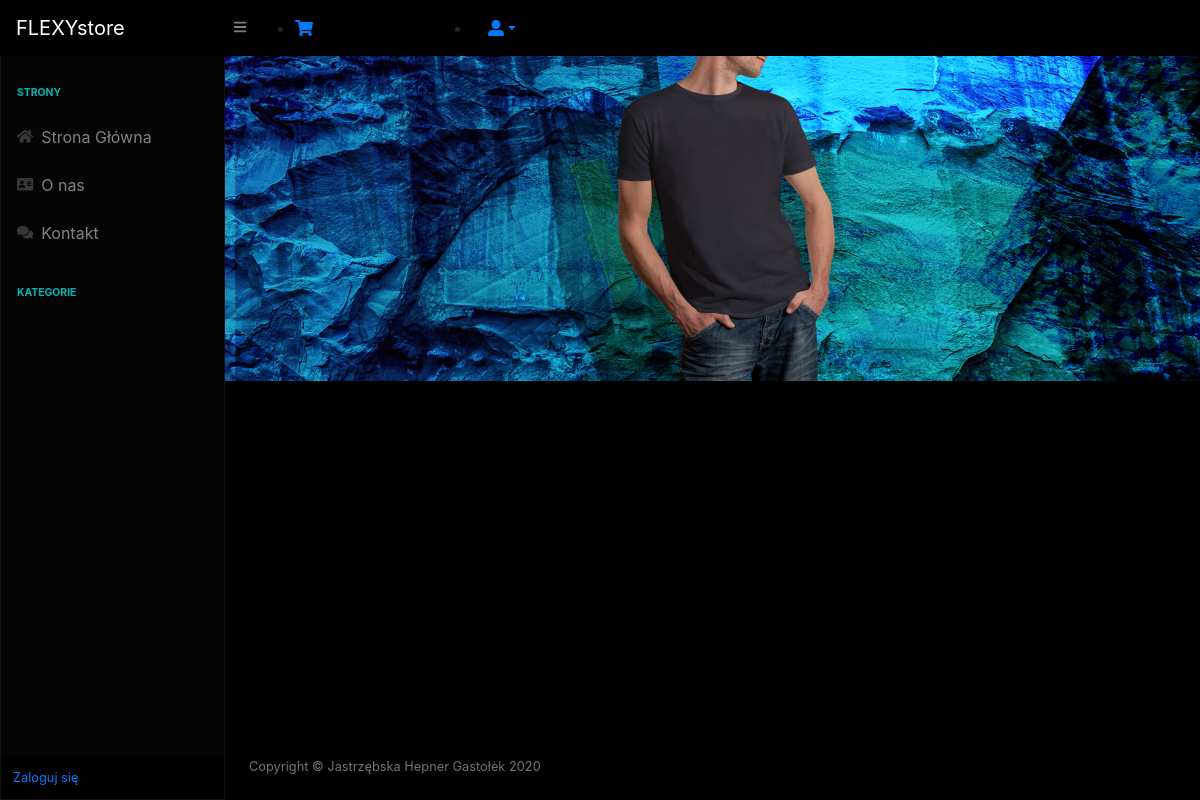
/, run on an earlier commit of the app's database.
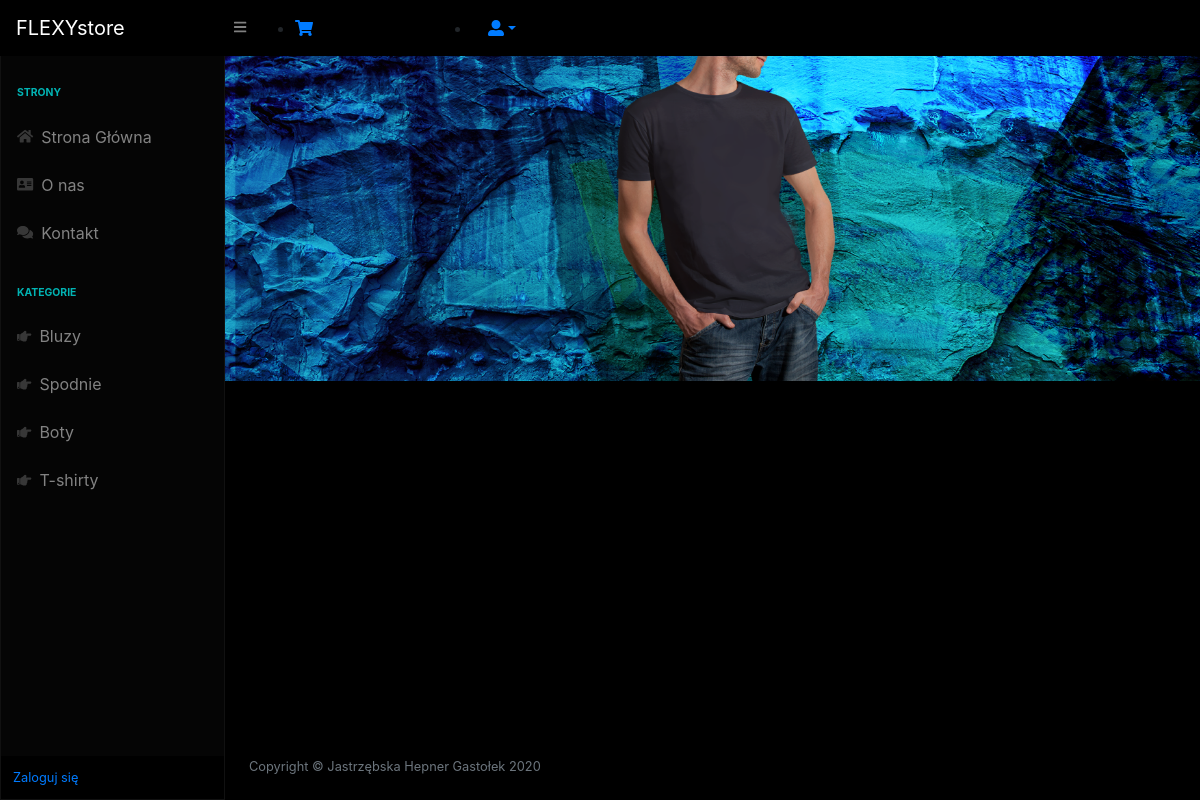
And on a later commit of the database.
### tables this page shows
CREATE TABLE `kategoria` (
  `id_kategoria` int NOT NULL primary key auto_increment,
  `nazwa` varchar(45) NOT NULL
);

### index.php (called while the page is built, shortened)
<?php
$page = isset($_GET['page']) && file_exists($_GET['page'] . '.php') ? $_GET['page'] : 'home';
include $page . '.php';
?>

### home.php (the view, shortened to what this page needs)
<?php
$kat = $pdo->prepare("SELECT *from kategoria");
$kat->execute();
$ka = $kat->fetchAll(PDO::FETCH_ASSOC);
?>
<!DOCTYPE html>
<html lang="en">
    <head>
        <link href="css/styles.css" rel="stylesheet" />
        <link href="https://cdn.datatables.net/1.10.20/css/dataTables.bootstrap4.min.css" rel="stylesheet" />
    </head>
    <body class="sb-nav-fixed">
        <nav class="sb-topnav navbar navbar-expand navbar-dark bg-dark">
            <a class="navbar-brand" href="#">FLEXYstore</a>
            <button class="btn btn-link btn-sm order-1 order-lg-0" id="sidebarToggle" href="#"><i class="fas fa-bars"></i></button>
                        <ul class="k">
                            <li class="nav-item dropdown">
                                <a href="index.php?page=cart"><i class="fas fa-shopping-cart"></i>
                                </a>
                            </li>
                        </ul>
            <ul class="u">
                <li class="nav-item dropdown">
                    <a class="nav-link dropdown-toggle" id="userDropdown" href="#" role="button" data-toggle="dropdown" aria-haspopup="true" aria-expanded="false"><i class="fas fa-user-alt"></i></a>
                </li>
            </ul>
        </nav>
        <div id="layoutSidenav">
            <div id="layoutSidenav_nav">
                <nav class="sb-sidenav accordion sb-sidenav-dark" id="sidenavAccordion">
                    <div class="sb-sidenav-menu">
                        <div class="nav">
                            <div class="sb-sidenav-menu-heading">Strony</div>
                            <a class="nav-link nav-active-link" href="index.php?page=home">
                                <div class="sb-nav-link-icon"><i class="fas fa-home"></i></div>
                                Strona Główna
                            </a>
                            <a class="nav-link" href="index.php?page=onas">
                                <div class="sb-nav-link-icon"><i class="fas fa-address-card"></i></div>
                                O nas
                            </a>
                            <a class="nav-link" href="index.php?page=kontakt">
                                <div class="sb-nav-link-icon"><i class="fas fa-comments"></i></div>
                                Kontakt
                            </a>
                            <div class="sb-sidenav-menu-heading">Kategorie</div>
                            <?php foreach($ka as $kate):?>
                            <a class="nav-link" href="index.php?page=kat&id_kategoria=<?=$kate['id_kategoria']?>">
                                <div class="sb-nav-link-icon"><i class="fas fa-hand-point-right"></i></div>
                                <?=$kate['nazwa']?>
                            </a>
                            <?php endforeach; ?>
                        </div>
                    </div>
                    <div class="sb-sidenav-footer">
                    <?php
                     if(isset($_SESSION['username'])){
                        echo"<div class='small'>"."Zalogowany jako:"."</div>";
                        echo $_SESSION["username"];
                     }
                     else{
                        echo "<div class='small'>"."<a href='logowanie.php'>"."Zaloguj się"."</a>"."</div>";
                     }
                    ?>
                    </div>
                </nav>
            </div>
            <div id="layoutSidenav_content">
                <main>
            <img class="img-fluid" src="img/background.png">
         <div class="offerts">
                </main>
                <footer class="py-4 bg-dark mt-auto">
                    <div class="container-fluid">
                        <div class="d-flex align-items-center justify-content-between small">
                            <div class="text-muted">Copyright &copy; Jastrzębska Hepner Gastołek 2020</div>
                        </div>
                    </div>
                </footer>
            </div>
        </div>
    </body>
</html>

What changed in the data, as far as the page shows it:
added kategoria: nazwa "Bluzy"
added kategoria: nazwa "Spodnie"
added kategoria: nazwa "Boty"
added kategoria: nazwa "T-shirty"
